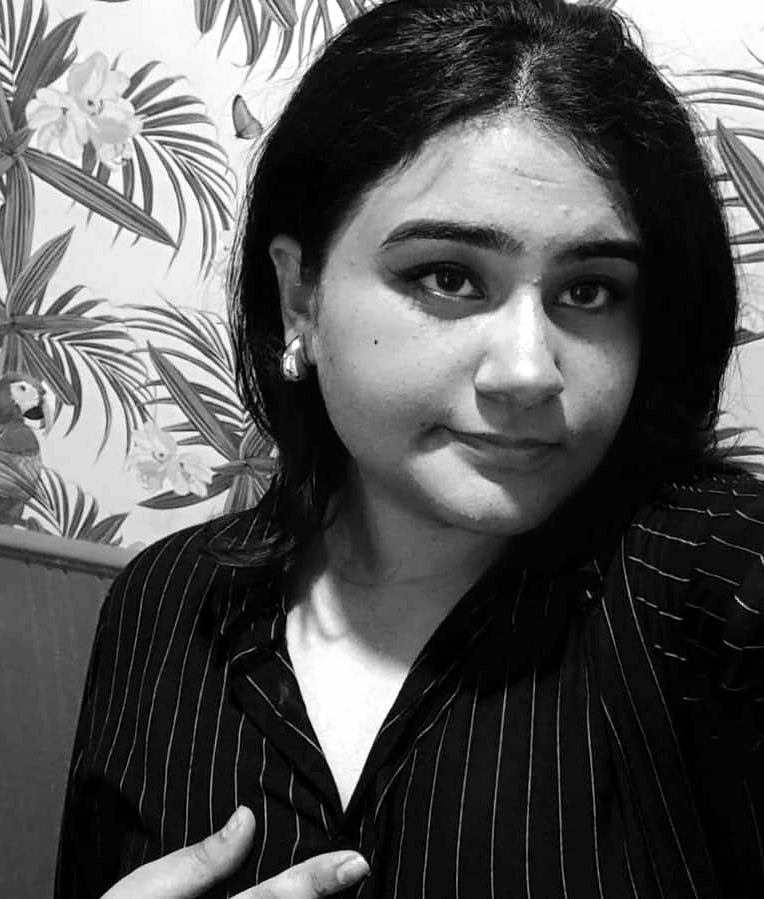
#> input picture assets/source-prepped.png, 764 x 899 px
$ python make_ascii_gif.py
#> lines starting #> are read from the running program, lines starting #| are printed output that depends on the picture
#!/usr/bin/env python3
"""
Converts assets/source-prepped.png (the user's actual photo) into a recognizable,
animated ASCII terminal portrait GIF for the GitHub profile README.
Output: assets/ascii-profile.gif
"""

import sys
import os
from PIL import Image, ImageDraw, ImageFont

# Detailed character ramp from bright (space) to dark (dense char)
RAMP = " .':;!~+*e#%@"

def create_ascii_portrait_gif(prepped_image_path, output_path):
#> called with prepped_image_path = 'assets/source-prepped.png', output_path = 'assets/ascii-profile.gif'
    if not os.path.exists(prepped_image_path):
        print(f"Error: Prepped image not found at {prepped_image_path}")
        sys.exit(1)

    print(f"Loading prepped photo from: {prepped_image_path}")
    img_photo = Image.open(prepped_image_path).convert("L")
#> img_photo is the input picture: PIL image 764x899 L; min 0, max 254, mean 86.8

    # Grid size for 370x350 canvas: 52 cols x 22 rows
    target_cols = 52
    target_rows = 22

    img_resized = img_photo.resize((target_cols, target_rows), Image.Resampling.LANCZOS)
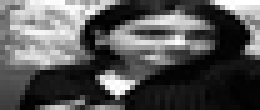
#> img_resized: PIL image 52x22 L (shown 5 times larger); min 0, max 255, mean 86.7
    pixels = img_resized.load()

    ramp_len = len(RAMP)
    ascii_lines = []
    for y in range(target_rows):
        row_chars = []
        for x in range(target_cols):
            val = pixels[x, y]
            # Map pixel brightness (0=black/dark, 255=white/bright)
            char_idx = int((val / 255.0) * (ramp_len - 1))
            char = RAMP[char_idx]
            row_chars.append(char)
        ascii_lines.append("".join(row_chars))
#> after the loop, ascii_lines = 22 items

    # Rendering setup
    width, height = 370, 350
    bg_color = (13, 17, 23)      # #0d1117
    border_color = (48, 54, 61)  # #30363d
    title_bar_color = (22, 27, 34) # #161b22
    green_accent = (57, 211, 83) # #39d353
    cyan_accent = (88, 166, 255) # #58a6ff
    text_dim = (139, 148, 158)   # #8b949e

    try:
        font_ascii = ImageFont.truetype("consola.ttf", 9)
        font_text = ImageFont.truetype("consola.ttf", 11)
        font_bold = ImageFont.truetype("consolab.ttf", 11)
    except IOError:
        font_ascii = ImageFont.load_default()
        font_text = ImageFont.load_default()
        font_bold = ImageFont.load_default()

    frames = []

    def draw_base_frame():
        img = Image.new("RGB", (width, height), bg_color)
        draw = ImageDraw.Draw(img)
        draw.rectangle([0, 0, width - 1, height - 1], outline=border_color, width=1)
        draw.rectangle([1, 1, width - 2, 24], fill=title_bar_color)
        draw.ellipse([14, 8, 22, 16], fill=(255, 95, 86))
        draw.ellipse([26, 8, 34, 16], fill=(255, 189, 46))
        draw.ellipse([38, 8, 46, 16], fill=(27, 201, 63))
        draw.text((54, 5), "PROFILE.EXE --ascii-renderer", fill=text_dim, font=font_text)
        return img, draw

    # Step 1: Typewriter reveal of ASCII face portrait
    for reveal_rows in range(1, target_rows + 1):
        img_frame, draw = draw_base_frame()
        for r_idx in range(reveal_rows):
            line = ascii_lines[r_idx]
            draw.text((18, 34 + r_idx * 9), line, fill=green_accent, font=font_ascii)
        frames.append(img_frame)
#> this loop made 22 passes
#> pass 1, in draw_base_frame, `img = Image.new("RGB", (width, height), bg_color)`:
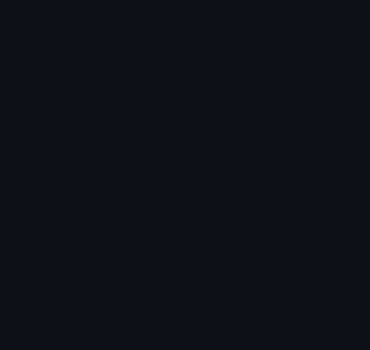
#> img: PIL image 370x350 RGB; mean R, G, B 13, 17, 23
#> after the loop, frames = 22 items

    # Step 2: Matrix Scanner Line sweeping over face
    for scan_y in range(target_rows):
        img_frame, draw = draw_base_frame()
        for r_idx, line in enumerate(ascii_lines):
            color = cyan_accent if r_idx == scan_y else green_accent
            draw.text((18, 34 + r_idx * 9), line, fill=color, font=font_ascii)
        # Highlight bar line
        scan_pixel_y = 34 + scan_y * 9 + 4
        draw.line([18, scan_pixel_y, width - 18, scan_pixel_y], fill=(126, 231, 135), width=1)
        frames.append(img_frame)
#> after the loop, frames = 44 items

    # Step 3: Typewriter bottom profile details
    info_fields = [
        ("USER", "Tarushi12-ux", green_accent),
        ("MODE", "Computer Vision", cyan_accent),
        ("STATUS", "ONLINE 🟢", (126, 231, 135))
    ]

    base_y_info = 34 + target_rows * 9 + 8

    for f_idx in range(1, len(info_fields) + 1):
        for c_idx in range(1, len(info_fields[f_idx - 1][1]) + 1):
            img_frame, draw = draw_base_frame()
            # Draw ASCII face
            for r_idx, line in enumerate(ascii_lines):
                draw.text((18, 34 + r_idx * 9), line, fill=green_accent, font=font_ascii)

            # Separator line
            draw.line([18, base_y_info - 4, width - 18, base_y_info - 4], fill=border_color, width=1)

            # Draw typed info lines
            for i in range(f_idx):
                k, v, col = info_fields[i]
                y_p = base_y_info + i * 18
                key_str = f"{k:<7}: "
                draw.text((20, y_p), key_str, fill=cyan_accent, font=font_bold)
                k_w = font_bold.getbbox(key_str)[2] - font_bold.getbbox(key_str)[0]

                v_str = v[:c_idx] if i == (f_idx - 1) else v
                draw.text((20 + k_w, y_p), v_str, fill=col, font=font_text)

                # Cursor at active typing line
                if i == (f_idx - 1):
                    v_w = font_text.getbbox(v_str)[2] - font_text.getbbox(v_str)[0]
                    cx = 22 + k_w + v_w
                    draw.rectangle([cx, y_p + 1, cx + 6, y_p + 11], fill=green_accent)

            frames.append(img_frame)
#> after the loop, frames = 79 items

    # Hold state with blinking cursor
    for blink in range(10):
        img_frame, draw = draw_base_frame()
        for r_idx, line in enumerate(ascii_lines):
            draw.text((18, 34 + r_idx * 9), line, fill=green_accent, font=font_ascii)
        draw.line([18, base_y_info - 4, width - 18, base_y_info - 4], fill=border_color, width=1)

        for i, (k, v, col) in enumerate(info_fields):
            y_p = base_y_info + i * 18
            key_str = f"{k:<7}: "
            draw.text((20, y_p), key_str, fill=cyan_accent, font=font_bold)
            k_w = font_bold.getbbox(key_str)[2] - font_bold.getbbox(key_str)[0]
            draw.text((20 + k_w, y_p), v, fill=col, font=font_text)

        if blink % 2 == 0:
            last_v = info_fields[-1][1]
            last_w = font_text.getbbox(last_v)[2] - font_text.getbbox(last_v)[0]
            k_w = font_bold.getbbox("STATUS : ")[2] - font_bold.getbbox("STATUS : ")[0]
            cx = 22 + k_w + last_w
            draw.rectangle([cx, base_y_info + 2 * 18 + 1, cx + 6, base_y_info + 2 * 18 + 11], fill=green_accent)

        frames.append(img_frame)
#> this loop made 10 passes
#> after the loop, frames = 89 items

    os.makedirs(os.path.dirname(output_path), exist_ok=True)
    durations = [60] * (len(frames) - 10) + [400] * 10
#> durations = 89 values from 60 to 400
    frames[0].save(
        output_path,
        save_all=True,
        append_images=frames[1:],
        duration=durations,
        loop=0
    )
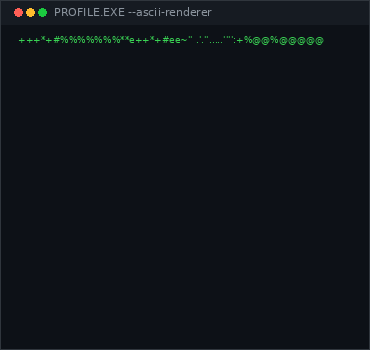
#> saved as ascii-profile.gif: PIL image 370x350 RGB; mean R, G, B 14.7, 19.5, 24.8
    print(f"Successfully generated ASCII portrait GIF from user photo at: {output_path}")
    print(f"Total Frames: {len(frames)}, File Size: {os.path.getsize(output_path) / 1024:.1f} KB")
#| Total Frames: 89, File Size: 143.4 KB

def main():
    script_dir = os.path.dirname(os.path.abspath(__file__))
    project_root = os.path.abspath(os.path.join(script_dir, ".."))
    prepped_image = os.path.join(project_root, "assets", "source-prepped.png")
    output_path = os.path.join(project_root, "assets", "ascii-profile.gif")

    create_ascii_portrait_gif(prepped_image, output_path)

if __name__ == "__main__":
    main()
